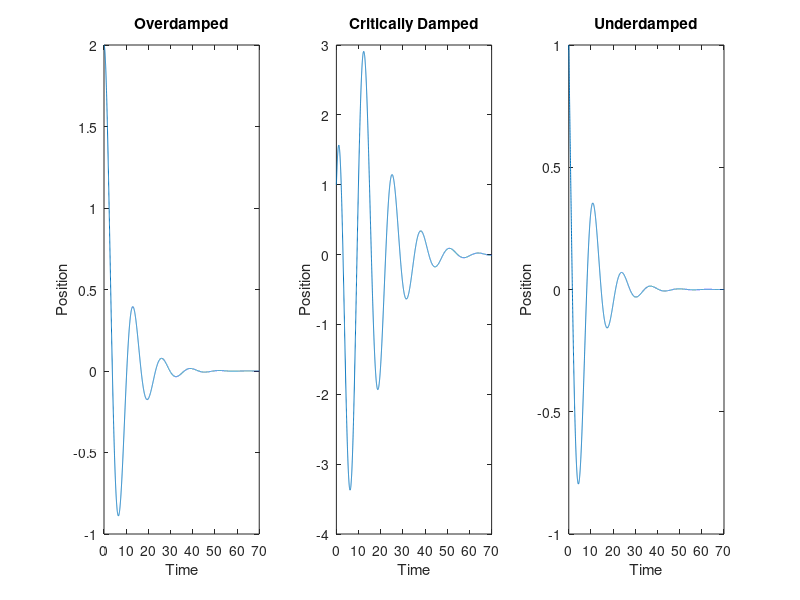
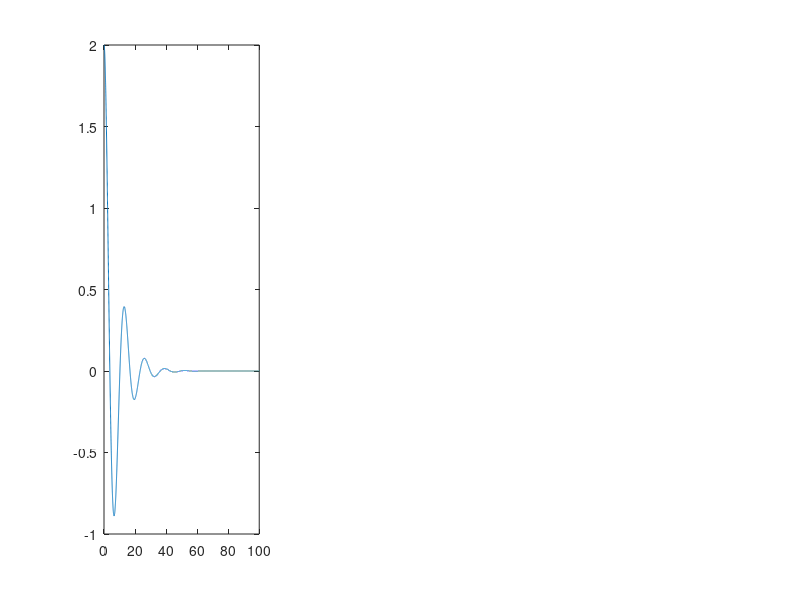

These figures' MATLAB source, in order: (Note: this script raises an error after producing the figures.)
%% ODE Mini-Report Assignment (By Patrice Harapeti)

%% Background
% Damped Simple Oscillator

%% Part Zero : Setup

% Clear existing workspace
clear; clc; close all

% Setup parameters
timestep = 0.01; % timestep (seconds)
totalTime = 100; % total time of simulation (seconds)
timeSeries = 0:timestep:totalTime;
k = 0.25; % frequency term
gamma = 0.25; % dampening term

% Initial conditions
x_initial = 2; % initial position (metres)
v_initial = 0; % intial velocity (metres / second)
x0 = [x_initial; v_initial];

%% Part One : Analytical Solution

%   Derivation
%   Let x = e^bt
%   Let xdot = b * e^bt
%   Let xddot = b^2 * e^bt
%
%   Therefore, -xddot - gamma*xdot - k*x = 0 equals
%   -b^2 * e^bt - (gamma * b * e^bt) - ke^bt = 0
%
%   Pull e^bt out as common factor, this leaves us
%   e^bt (-b^2 - gamma*b - k) = 0
%
%   Therefore b^2 + gamma*b + k must equal 0
%   Solving for b
%   b = (gamma ± sqrt((gamma)^2 - (4k)) / -2
%   
%   Overdamped when...         gamma^2 - 4k > 0
%   Critically damped when...  gamma^2 - 4k = 0
%   Underdamped when...        gamma^2 - 4k < 0

% Calculate roots of characteristics equations
b_1 = (-gamma + sqrt(gamma.^2 - (4 .* k))) ./ 2;
b_2 = (-gamma - sqrt(gamma.^2 - (4 .* k))) ./ 2;

% Solve for A and B constants
A = (-2 .* b_2) ./ (b_1 - b_2);
B = (2 .* b_1) ./ (b_1 - b_2);

alpha = real(b_1);
beta = imag(b_2);

% Define function in three cases based on the determinant of the roots
% Reference: https://nrich.maths.org/11054
over_damped = (A .* exp(b_1 .* timeSeries)) + (B .* exp(b_2 .* timeSeries));
critically_damped = (A + B.*timeSeries) .* exp(b_1 .* timeSeries);
under_damped = exp(alpha .* timeSeries) .* (A.*cos(beta.*timeSeries) + B.*sin(beta.*timeSeries));

% Plot analytical solution
figure(1);
subplot(1, 3, 1);
plot(timeSeries, over_damped);
title('Overdamped');
xlim([0, 70]);
xlabel('Time');
ylabel('Position');

subplot(1, 3, 2);
plot(timeSeries, critically_damped);
title('Critically Damped');
xlim([0, 70]);
xlabel('Time');
ylabel('Position');

subplot(1, 3, 3);
plot(timeSeries, under_damped);
title('Underdamped');
xlim([0, 70]);
xlabel('Time');
ylabel('Position');

%% Part Two : Numberical Solution (USE EULERS OR ANOTHER METHOD)

% Convert 2nd order equation into a system of two coupled 1st order 
% equations using the variable suspension technique
%   Let xdot = v
%   Let vdot = xddot = -gamma * xdot - k * x
%
%   Since xdot = v, then...
%   d/dt [x; v] = [0 1; -k -gamma] * [x; v]

% Negatively dampened (will converge at y = 0)
% Also known as an underdamped system
A = [0 1; -k -gamma];

% Use ode45 to numerically solve
[t, x] = ode45(@(t, x) A * x, timeSeries, x0);
position = x(:, 1);
velocity = x(:, 2);

%% Part Three : Plotting

% Plot Position vs Time
figure(2);
subplot(1, 3, 1);
plot(t, position);

% Draw horizontal line at y = 0 to represent convergence value
yline(0, '--');
grid on;
title('Position vs Time');
xlim([0, 70]);
xlabel('Time');
ylabel('Position');

% Plot Velocity vs Time
subplot(1, 3, 2);
plot(t, velocity, 'r');
grid on;
title('Velocity vs Time');
xlim([0, 70]);
xlabel('Time');
ylabel('Velocity');

% Plot Position vs Velocity
subplot(1, 3, 3);
plot(position, velocity, 'g', 'LineWidth', 1.2);
grid on;
title('Postion vs Velocity');
xlabel('Position');
ylabel('Velocity');

% Plot surface plot of gamma/k vs time to visualise how the 
% ratio (dampeing) of the parameters affect the function

%% Part Four : Convergence

% Pick particular case
% Prove the numerical solution converges at the same value the analytical
% solution conveges to

%% Part Five : Error between analytical and numerical solution

% Pick particular case
% Produce a plot of the error between the analytical and numberical
% solution as as the step size of increased/decreased
% Plot should be plot(stepsize, error)

%% Part Six : Fourier Analysis of numerical solution

% Do this for each case
% Compute a power spectrum graph of the numerical solution
% Plot (frequency, power_freqSpace);

% Determine the center frequency and FWHM
% Include these in the plot